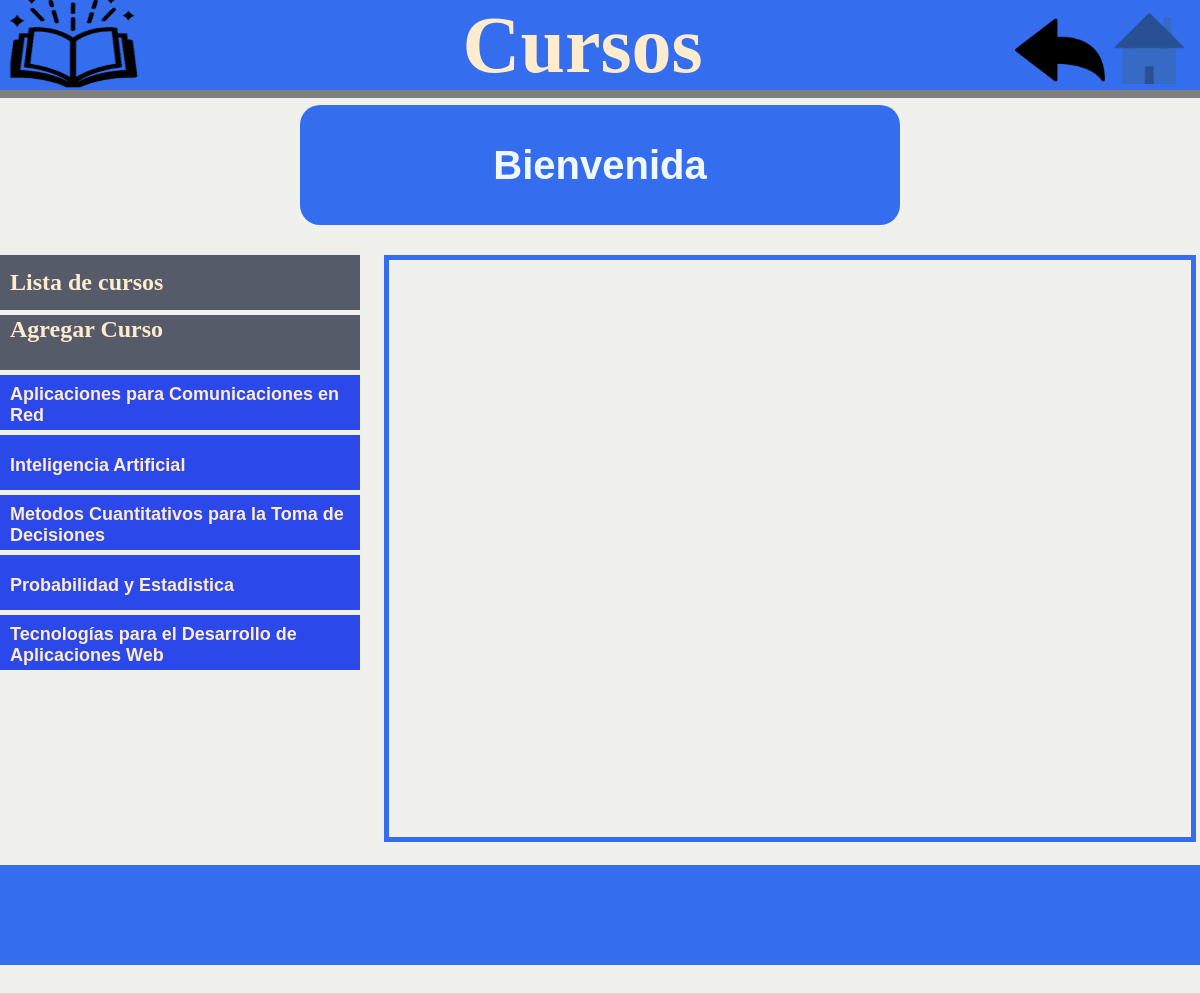
The page /admin/cursos2.php (signed in) on the database its author committed.
### tables this page shows
create table curso(
	nombre_curso varchar(60) not null,
    duracion_practica decimal(4,2),
    duracion_teorica decimal(4,2),
    primary key(nombre_curso)
);

### admin/cursos2.php (the view, shortened to what this page needs)
<?php
  include ("../database/Conexion.php");
  if($_SESSION['rol'] == "docente"){
    $rol = "docente";
  }
  else{
    $rol = "alumno";
  }
?>
<!DOCTYPE html>
<html lang="es">
<head>
  <link rel="stylesheet" href="../css/Maquetado.css">
</head>
<body>
  <header id="cabecera">
    <div id="d1">
      <img src="../img/icons/ipn.png" alt="logo del ipn" class="logoprincipal">
      <a href="./Club.php"><img src="../img/icons/home.png" alt="home" class="logoprincipalsecundario"></a>
      <a href="./cursos2.php"><img src="../img/icons/regresar.png" alt="regresar" class="logoprincipalsecundario"></a>
      <div class="titulo">
        <h1 class="h11">Cursos</h1>
      </div>
    </div>
    <div id="d2"></div>
  </header>
  <nav id="navegacion">
    <div id="d3">
      <div>
        <p id="ncurso">Bienvenida</p>
      </div>
    </div>
  </nav>
  <main id="principal">
    <section id="izquierda">
      <div class="izq" id="izq-inicial">
        <h1>Lista de cursos</h1>
      </div>
      <?php
      if ($rol == "docente"){
        echo "<div class='izq' id='izq-inicial' onclick= \"agregarCurso()\">
          <p class='pizq' id='titleizq'><h1>Agregar Curso</h1></p>
        </div>";
      }
        ?>
      <nav class="nav-bar" id="nav-bar">
        <?php
          $nivel = 3;
          $select = "SELECT * FROM curso";
          $resultado = mysqli_query($conn, $select);
            while ($arreglo_select = mysqli_fetch_array($resultado)) {
              $nombre_curso = $arreglo_select['nombre_curso'];
            echo "<section class='izq-hijo' onclick='expandirSeccion($nivel)'>
            <div class='izq1' id='izq1'>
              <h1 class='pizq'>$nombre_curso</h1>
            </div>
            <div class='izq$nivel' id='izq$nivel'></div>
            <div class='izq$nivel' id='izq$nivel' onclick=\"mostrarObjetivos('$nombre_curso')\">
              <p class='pizq'><img src='../img/icons/objetivos.png' width='50px' height='50px' style='float:left'>
              <h1 class='pizq'>Objetivos de aprendizaje</h1>
              </p>
            </div>
            <div class='izq$nivel' id='izq$nivel' onclick=\"redireccionar('$nombre_curso')\">
              <p class='pizq'><img src='../img/icons/contenido.png' width='50px' height='50px' style='float:left'>
              <h1 class='pizq'>Contenido del curso</h1>
              </p>
            </div>
            <div class='izq$nivel' id='izq$nivel' onclick=\"mostrarMetodologia('$nombre_curso')\">
              <p class='pizq'><img src='../img/icons/metodologia.png' width='50px' height='50px' style='float:left'>
              <h1 class='pizq'>Metodologia de enseñanza</h1>
              </p>
            </div>";
            if ($rol == "docente"){
            echo "<div class='izq$nivel' id='izq$nivel' onclick=\"llamarFunciones('$nombre_curso')\">
                <p class='pizq'><img src='../img/icons/editar.png' width='50px' height='50px'
                    style='float:left; margin-top: 0px; margin-right: 5px'>Editar Curso</p>
              </div>
              <div class='izq$nivel' id='izq$nivel' onclick=\"eliminarCurso('$nombre_curso')\">
                <p class='pizq'><img src='../img/icons/borrar.png' width='50px' height='50px'
                    style='float:left; margin-top: 0px; margin-right: 5px'>Eliminar Curso</p>
              </div>
          </section>";
            }
          $nivel = $nivel + 1;
            }
        ?>
      </nav>
    </section>
    <section id="derecha">
      <div id="d6">
      </div>
    </section>
  </main>
  <footer id="pie">
  </footer>
</body>
</html>

### css/Maquetado.css (style rules this page uses)
body { margin: 0; padding: 0; background-color: #F0F1EC; }
.h11 { margin-top: 0px; }
#cabecera { width: 100%; height: 90px; }
#pie { width: 100%; height: 100px; background-color: #346dee; margin-top: 10px; }
.logoprincipal { width:150px; height:90px; float: left; }
.logoprincipalsecundario { height:90px; float: right; margin-top:5px; margin-bottom: 0px; }
#d1 { background-color: #346dee; width: 100%; height: 90px; }
#d2 { background-color: grey; width: 100%; height: 8px; }
@media (min-width: 830px) and (max-width: 1630px) { #navegacion { width: 100%; height: 150px; margin-top: 15px; display: flex; flex-direction:row; justify-content: center; } }
@media (min-width: 830px) and (max-width: 1630px) { #d3 { background-color: #346dee; width: 50%; height: 120px; border-radius: 20px 20px 20px 20px; display: flex; flex-direction: column; justify-content: center; } }
@media (min-width: 830px) and (max-width: 1630px) { #principal { width: 100%; height: 600px; } }
@media (min-width: 830px) and (max-width: 1630px) { #izquierda { width: 30%; float: left; overflow-x: auto; position:absolute; height: 90%; padding-left: 0px; } }
@media (min-width: 830px) and (max-width: 1630px) { .izq { background-color: rgb(43, 72, 235); color: blanchedalmond; width: 98%; height: 55px; margin-bottom: 5px; padding-left: 10px; display: flex; flex-direction: column; justify-content: center; } }
@media (min-width: 830px) and (max-width: 1630px) { .izq1 { background-color: rgb(43, 72, 235); color: blanchedalmond; width: 98%; height: 55px; margin-bottom: 5px; display: none; padding-left: 10px; display: flex; flex-direction: column; justify-content: center; } }
@media (min-width: 830px) and (max-width: 1630px) { #izq-inicial, #nuevo-nivel { background-color: #555b68; } }
@media (min-width: 830px) and (max-width: 1630px) { #derecha { width: 68%; height: 575px; float: right; } }
@media (min-width: 830px) and (max-width: 1630px) { #d6 { width: 98%; height: 575px; padding: 1px; border: 5px solid #346dee; display: flex; flex-direction: column; justify-content: center; overflow-y:auto; overflow-x: hidden; } }
@media (min-width: 830px) and (max-width: 1630px) { #ncurso { text-align: center; font-family:'Gill Sans', 'Gill Sans MT', Calibri, 'Trebuchet MS', sans-serif; font-weight: 900; font-size: 2.5em; color: aliceblue; margin-top: 0; margin-bottom: 0; } }
@media (min-width: 830px) and (max-width: 1630px) { .pizq { margin-top: 0; margin-bottom: 0; padding-top: 5px; font-family:'Gill Sans', 'Gill Sans MT', Calibri, 'Trebuchet MS', sans-serif; font-size:large; font-weight: 900; } }
@media (min-width: 830px) and (max-width: 1630px) { #titleizq { color: aliceblue; } }
@media (min-width: 830px) and (max-width: 1630px) { .titulo { margin-bottom: 0px; margin-top: 0px; text-align: center; font-size: 2.5rem; color: blanchedalmond; } }

### rows shown on the page
curso: nombre_curso "Aplicaciones para Comunicaciones en Red"
curso: nombre_curso "Inteligencia Artificial"
curso: nombre_curso "Metodos Cuantitativos para la Toma de Decisiones"
curso: nombre_curso "Probabilidad y Estadistica"
curso: nombre_curso "Tecnologías para el Desarrollo de Aplicaciones Web"
